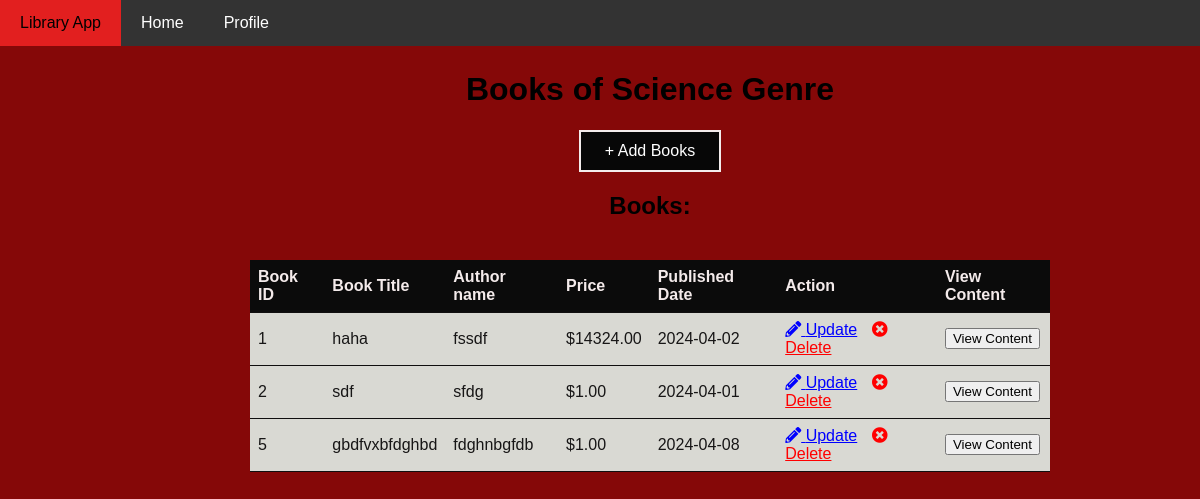
Page /genre/1/ (signed in) on the earlier database version.
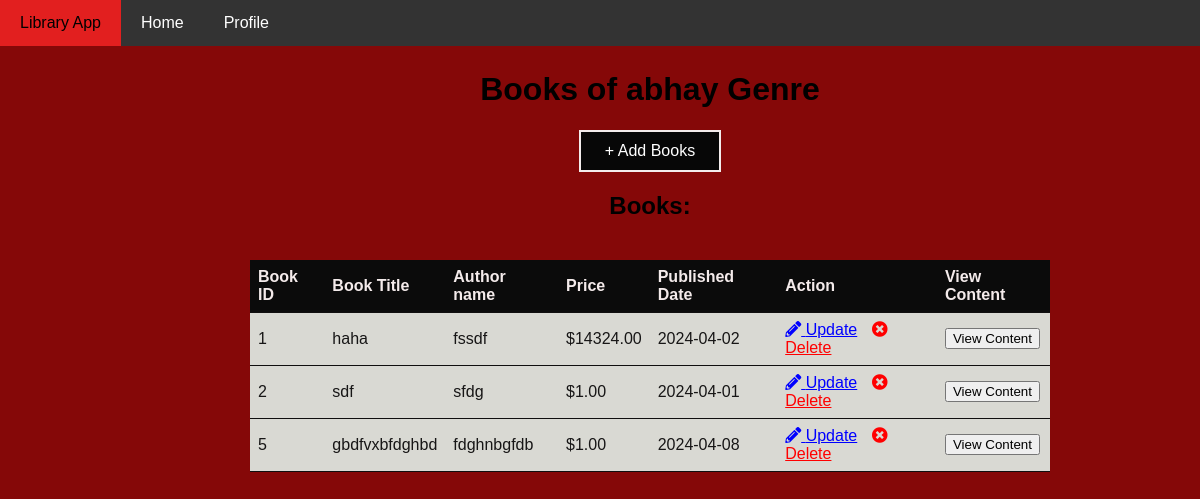
Same page on the later database version.
### models.py (models this page shows)
class Genre(db.Model):
    id=db.Column(db.Integer,primary_key=True)
    genrename=db.Column(db.String(32),unique=True)
    books=db.relationship('Book',backref='genre' ,lazy='dynamic',cascade='all,delete-orphan')#lazy here we use bz when i will acces then give it not everytime

### routes.py (the view)
@app.route('/genre/<int:id>/')
def show_genre(id):
    if not is_admin():
        flash("Access denied: You must be an admin to view this page.");
        return redirect(url_for('profile'));
    genre = Genre.query.filter_by(id=id).first()
    if not genre :
        flash('This genre does not exist ')
        return redirect(url_for('admin'))
    return  render_template('genre/show.html',genre=genre)

### routes.py (called while the page is built)
def is_admin():
    user_id = session.get('user_id')
    if user_id:
        user = User.query.get(user_id)
        if user and user.is_admin:
            return True
    return False

### templates/genre/show.html (shortened to what this page needs)
<!DOCTYPE html>
<html lang="en">
<head>
    <link rel="stylesheet" href="https://cdnjs.cloudflare.com/ajax/libs/font-awesome/5.15.1/css/all.min.css">
</head>
<body>
    <div class="navbar">
        <a href="{{ url_for('index') }}">Library App</a>
        <a href="{{ url_for('index') }}">Home</a>
        <a href="{{ url_for('profile') }}">Profile</a>
    </div>
    <div class="main-content">
        <h1> Books of {{genre.genrename}} Genre</h1>
        <a href="{{ url_for('add_book',genre_id=genre.id) }}" style="border: 2px solid #f3ecec; background-color: #070707; color: white; padding: 10px 24px; text-align: center; text-decoration: none; display: inline-block; font-size: 16px;">+ Add Books</a>
        <h2>Books:</h2>
        <table>
            <thead>
                <tr>
                    <th>Book ID</th>
                    <th>Book Title</th>
                    <th>Author name</th>
                    <th>Price</th>
                    <th>Published Date</th>
                    <th>Action</th>
                    <th>View Content</th>
                </tr>
            </thead>
            <tbody>
                {% for book in genre.books %}
                <tr>
                    <td>{{ book.id }}</td>
                    <td>{{ book.title }}</td>
                    <td>{{ book.author }}</td>
                    <td>${{ '%0.2f'|format(book.price) }}</td>
                    <td>{{ book.pubdate.strftime('%Y-%m-%d') }}</td>
                    <td>
                        <a href="{{ url_for('edit_book', id=book.id) }}" style="color: blue; margin-right: 10px;"><i class="fas fa-pencil-alt"></i> Update</a>
                        <a href="{{ url_for('delete_book', id=book.id) }}" style="color: red;" onclick="return confirm('Are you sure you want to delete this book?');"><i class="fas fa-times-circle"></i> Delete</a>
                    </td>
                    <td>
                        <form action="{{ url_for('view_content') }}" method="post">
                            <button type="submit" class="btn btn-info">View Content</button>
                        </form>
                    </td>
                </tr>
                {% endfor %}
            </tbody>
        </table>
    </div>
</body>
</html>

Differences in the rows shown:
changed Genre: genrename "Science" → "abhay"
